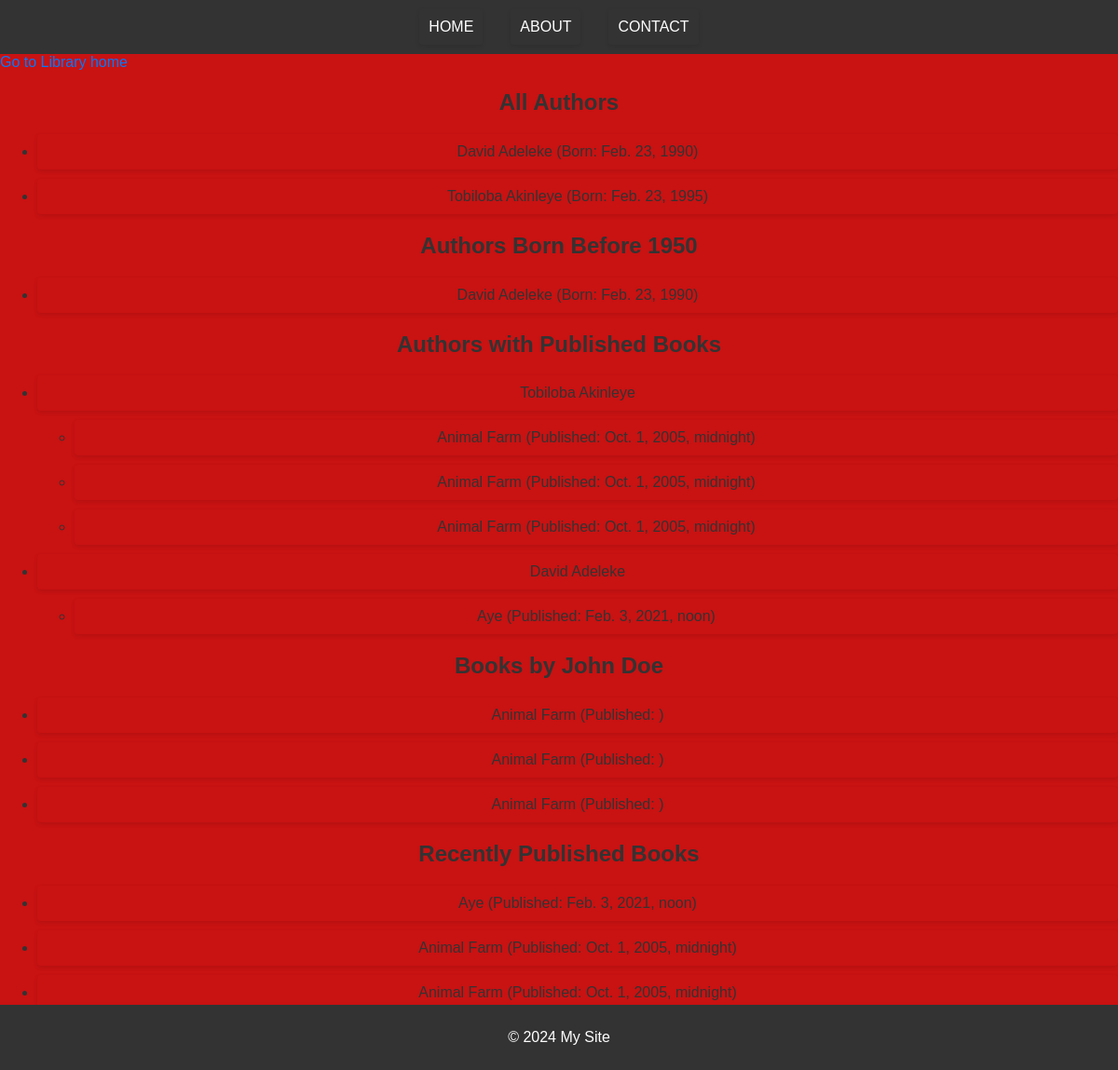
The page /authors/authors-and-books/ on the database its author committed.
### authors/models.py (models this page shows, shortened)
class Author(models.Model):
    first_name = models.CharField(max_length=100)
    last_name = models.CharField(max_length=100)
    birth_date = models.DateField()

### library/models.py (models this page shows, shortened)
class Book(models.Model):
    title = models.CharField(max_length=255)
    author = models.ForeignKey(Author, on_delete=models.CASCADE)
    number_of_pages = models.PositiveIntegerField()
    published_on = models.DateTimeField()

### authors/views.py (the view)
# urls.py: path('authors-and-books/', views.authors_books_view, name='authors_and_books'),
def authors_books_view(request):
    authors = Author.objects.order_by('last_name')
    date = datetime(1995, 2, 23)
    old_authors = Author.objects.filter(birth_date__lt=date)
    authors_with_books = Author.objects.exclude(book__isnull=True).distinct()
    try:
        specific_author = Author.objects.get(first_name='Tobiloba', last_name='Akinleye')
    except Author.DoesNotExist:
        specific_author = None
    recent_books = Book.objects.order_by('-published_on')[:5] #Latest 5 books
    context = {
        'authors': authors,
        'old_authors': old_authors,
        'authors_with_books': authors_with_books,
        'specific_author': specific_author,
        'recent_books': recent_books,
    }
    return render(request, 'authors/authors_books.html', context)

### templates/authors/authors_books.html (shortened to what this page needs)
{% extends "partials/base.html" %}
{% block content %}
<a href="{% url 'home' %}">Go to Library home</a>
<h2>All Authors</h2>
<ul>
    {% for author in authors %}
        <li>{{ author.first_name}}  {{ author.last_name}}  (Born: {{ author.birth_date}})</li>
    {% endfor %}
</ul>
<h2>Authors Born Before 1950</h2>
<ul>
    {% for author in old_authors %}
        <li>{{ author.first_name }} {{ author.last_name }} (Born: {{ author.birth_date}})</li>
    {% endfor %}
</ul>
<h2>Authors with Published Books</h2>
<ul>
    {% for author in authors_with_books %}
        <li>{{ author.first_name }} {{ author.last_name }}</li>
        <ul>
            {% for book in author.book_set.all %}
                <li>{{ book.title }} (Published: {{ book.published_on }})</li>
            {% endfor %}
        </ul>
    {% endfor %}
</ul>
<h2>Books by John Doe</h2>
<ul>
    {% for book in specific_author.book_set.all %}
        <li>{{ book.title }} (Published: {{ book.publication_date }})</li>
    {% endfor %}
</ul>
<h2>Recently Published Books</h2>
<ul>
    {% for book in recent_books %}
        <li>{{ book.title }} (Published: {{ book.published_on }})</li>
    {% endfor %}
</ul>
{% endblock content %}

### templates/partials/base.html (shortened to what this page needs)
{% load static %}
<!DOCTYPE html>
<html lang="en">
<head>
    <link rel="stylesheet" href="{% static 'css/style.css' %}">
</head>
<body>
    {% include 'partials/header.html' %}
    <div class="content">
        {% block content %} Welcome to my DTL page. {% endblock content %}
    </div>
    {% include 'partials/footer.html' %}
</body>
</html>

### templates/partials/header.html
<header>
    <nav>
        <ul>
            <li>Home</li>
            <li>About</li>
            <li>Contact</li>
        </ul>
    </nav>
</header>

### templates/partials/footer.html
<footer>
    <p>&copy; 2024 My Site</p>
</footer>

### authors/static/css/style.css (style rules this page uses)
body { font-family: Arial, sans-serif; margin: 0; padding: 0; background-color: #c91212; color: #333; }
header { background-color: #333; color: #fff; padding: 10px 0; }
header nav ul { list-style-type: none; padding: 0; margin: 0; display: flex; justify-content: center; }
header nav ul li { margin: 0 15px; text-transform: uppercase; }
h1, h2, h3 { color: #333; text-align: center; }
footer { background-color: #333; color: #fff; text-align: center; padding: 10px 0; position: fixed; bottom: 0; width: 100%; }
a { color: #007BFF; text-decoration: none; }
ul li { padding: 10px; margin-bottom: 10px; border-radius: 4px; box-shadow: 0 2px 5px rgba(0,0,0,0.1); text-align: center; cursor: pointer; }

### rows shown on the page
Author: first_name "David", last_name "Adeleke", birth_date "Feb. 23, 1990"
Author: first_name "Tobiloba", last_name "Akinleye", birth_date "Feb. 23, 1995"
Book: title "Animal Farm", published_on "Oct. 1, 2005, midnight"
Book: title "Animal Farm", published_on "Oct. 1, 2005, midnight"
Book: title "Animal Farm", published_on "Oct. 1, 2005, midnight"
Book: title "Aye", published_on "Feb. 3, 2021, noon"
